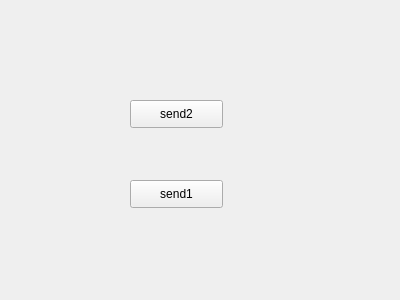
<?xml version="1.0" encoding="UTF-8"?>
<ui version="4.0">
 <class>Form</class>
 <widget class="QWidget" name="Form">
  <property name="geometry">
   <rect>
    <x>0</x>
    <y>0</y>
    <width>400</width>
    <height>300</height>
   </rect>
  </property>
  <property name="windowTitle">
   <string>Form</string>
  </property>
  <widget class="QPushButton" name="pushButton">
   <property name="geometry">
    <rect>
     <x>130</x>
     <y>180</y>
     <width>93</width>
     <height>28</height>
    </rect>
   </property>
   <property name="text">
    <string>send1</string>
   </property>
  </widget>
  <widget class="QPushButton" name="pushButton_2">
   <property name="geometry">
    <rect>
     <x>130</x>
     <y>100</y>
     <width>93</width>
     <height>28</height>
    </rect>
   </property>
   <property name="text">
    <string>send2</string>
   </property>
  </widget>
 </widget>
 <resources/>
 <connections/>
</ui>
